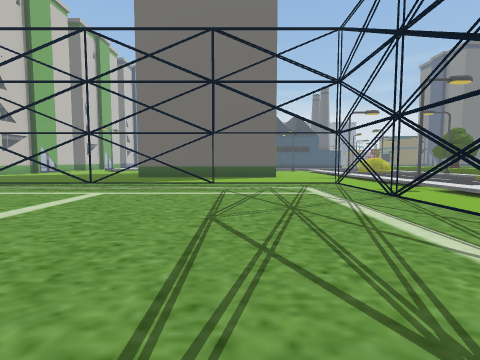
view 1 (above)

16 first-person views from a walk through a 3-D level made in the Unity game engine. The camera is 1.4 m above the floor, tilts 4° down and sees 85° across. The floor is counted in squares, 2 m on a side. Each view is taken from the middle of a square. On the plan, view 1 faces up. The plan holds only what a view shows up to about 9 squares ahead; the rest is blank. The place goes on beyond the plan. The player is left out. Some animated figures are left out. Some surface patterns are stand-ins.

view 2
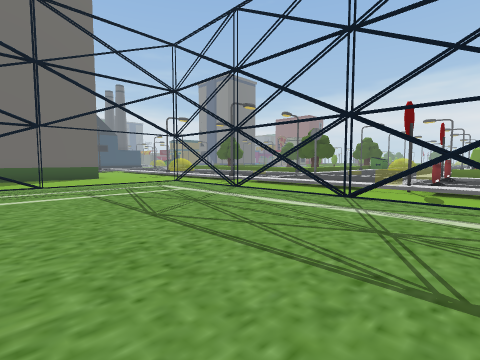

view 3
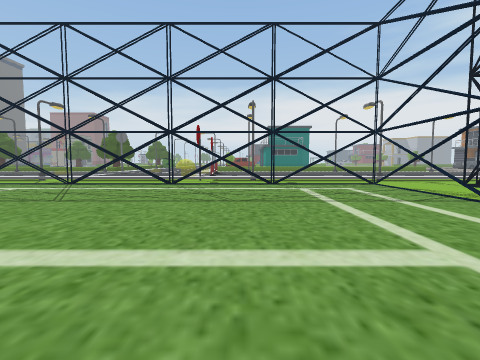

view 4
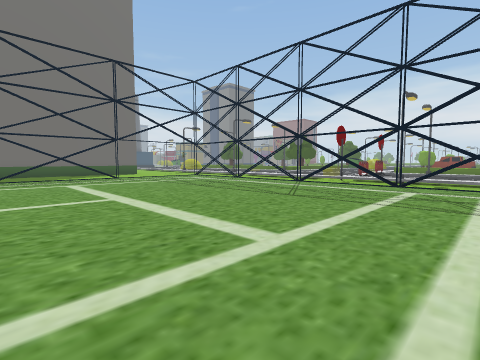

view 5
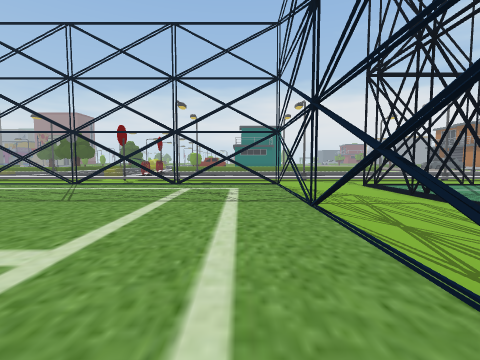

view 6
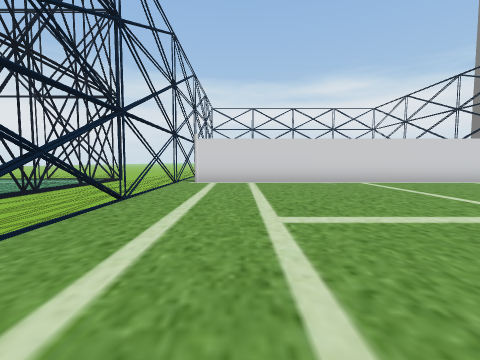

view 7
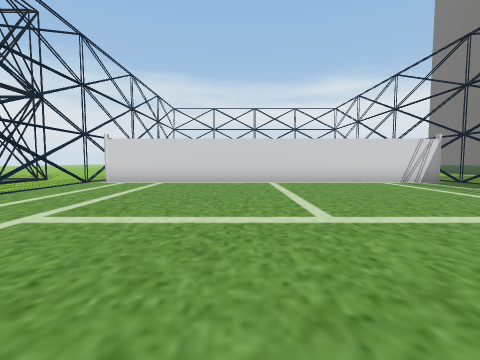

view 8
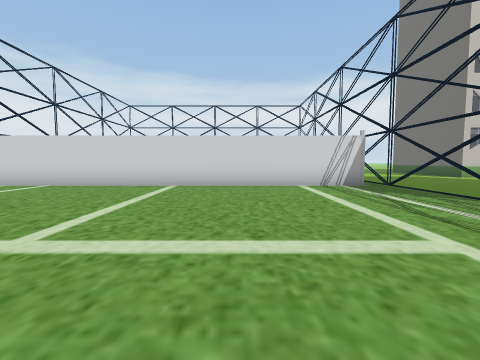

view 9
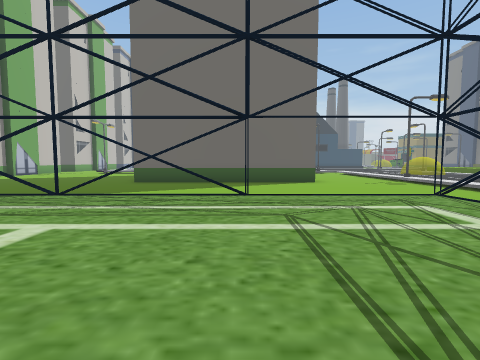

view 10
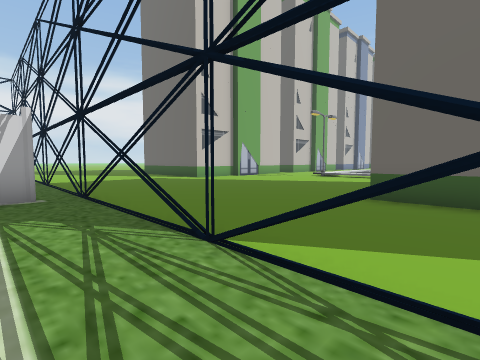

view 11
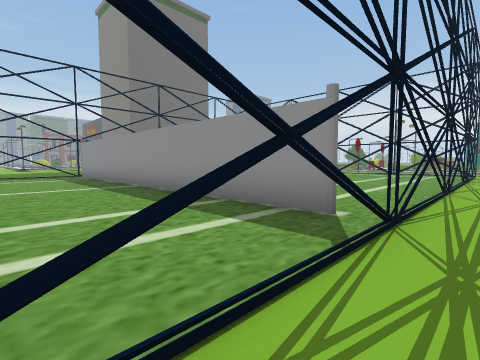

view 12
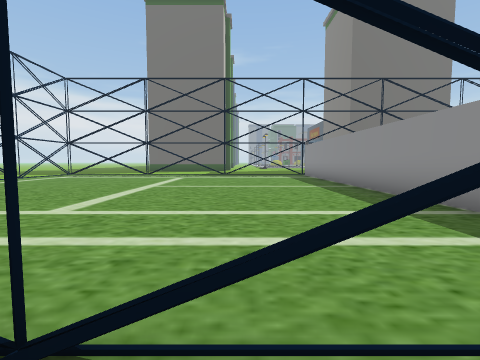

view 13
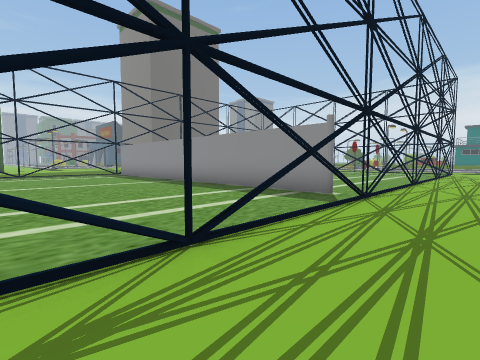

view 14
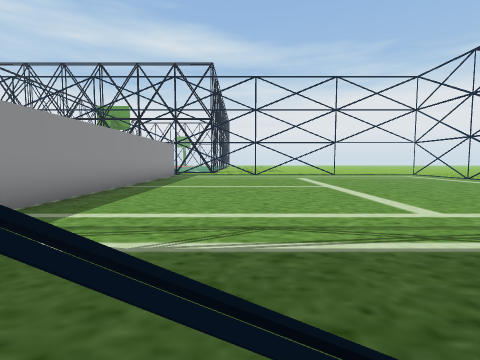

view 15
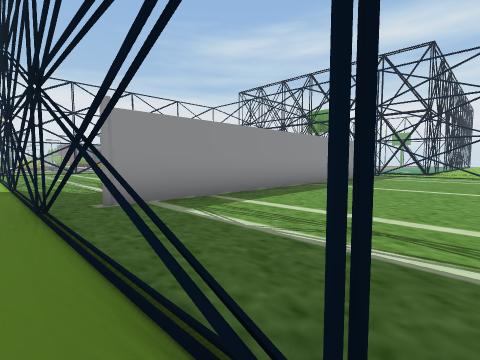

view 16
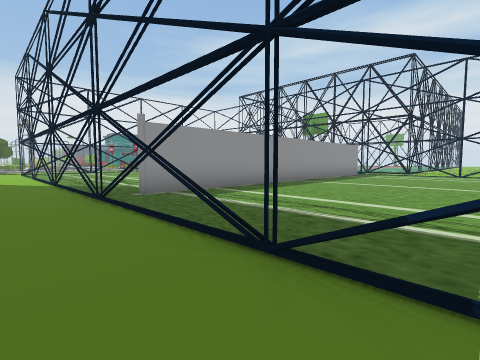

### Floor plan
Key: @ floor where view 1 was taken; # wall or solid block; x gap in a wall; . floor; / step, stairs or slope; ^ raised ledge; T thing the floor can be seen under or through; B building.
Columns run from 14 left of view 1 to 9 right of it. Each row starts with its distance up from view 1.
 16        ..
 15       ...
 14      ....
 13     ..... BBBBBB
 12    ................/.
 11   ................./.
 10 .................../
  9 .................../
  8 ##.#TTTTTT.TTT...#.#.
  7 .....T...........x./.
  6 .....#...........#./.
  5 .....#...........#./.
  4 .....#...........#./.
  3 .....#...........#./..
  2 .....#............. ...
  1 .....#...........x./.^x^
  0 .....#........@..x./..
 -1 .....#............. .
 -2 .....#...........#./.
 -3 .....T...........x./
 -4 ##.#TTTTTTTTT.####
 -5 ...................
 -6 ........... .......

Positions as (right, up) in squares from view 1, and headings:
1: (0, 0), facing up
2: (-2, 0), facing up-right
3: (-5, 0), facing right
4: (-5, -3), facing up-right
5: (-5, -3), facing right
6: (0, -2), facing left
7: (0, 1), facing left
8: (-1, 4), facing left
9: (-1, 3), facing up
10: (-3, 7), facing up-left
11: (-12, -5), facing up-right
12: (-12, -5), facing up
13: (-14, -6), facing up-right
14: (-12, 9), facing down
15: (-13, 9), facing down-right
16: (-14, 10), facing down-right
